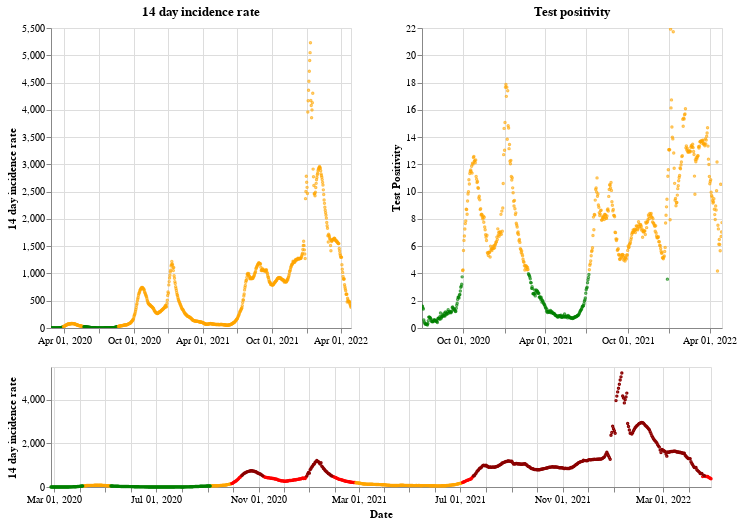

The notebook cell this image was saved under:
### Markdown cell above
## Northern Ireland

### Code cell
plot_traffic_light('Northern Ireland')

### Figure 1 — Vega-Lite specification as saved in the notebook (floating-point values rounded to 4 significant figures; data arrays with more than 128 entries replaced by an {"elided": "..."} marker saying what was removed)
{"config": {"view": {"continuousWidth": 400, "continuousHeight": 300}}, "vconcat": [{"hconcat": [{"mark": {"type": "point", "size": 2}, "encoding": {"color": {"condition": {"value": "green", "test": "(datum.twoWeeklyCasesRate <= 25)"}, "value": "orange"}, "tooltip": [{"type": "nominal", "field": "areaName"}, {"type": "temporal", "field": "date"}, {"type": "quantitative", "field": "twoWeeklyCasesRate"}, {"type": "quantitative", "field": "testPositivity"}], "x": {"type": "temporal", "axis": {"title": ""}, "field": "date", "scale": {"domain": {"selection": "DateBrush"}}, "timeUnit": "yearmonthdate"}, "y": {"type": "quantitative", "axis": {"title": "14 day incidence rate"}, "field": "twoWeeklyCasesRate"}}, "title": "14 day incidence rate", "width": 300}, {"mark": {"type": "point", "size": 2}, "encoding": {"color": {"condition": {"value": "green", "test": "(datum.testPositivity <= 4)"}, "value": "orange"}, "tooltip": [{"type": "nominal", "field": "areaName"}, {"type": "temporal", "field": "date"}, {"type": "quantitative", "field": "twoWeeklyCasesRate"}, {"type": "quantitative", "field": "testPositivity"}], "x": {"type": "temporal", "axis": {"title": ""}, "field": "date", "scale": {"domain": {"selection": "DateBrush"}}, "timeUnit": "yearmonthdate"}, "y": {"type": "quantitative", "axis": {"title": "Test Positivity"}, "field": "testPositivity"}}, "title": "Test positivity", "width": 300}]}, {"layer": [{"mark": {"type": "point", "size": 2}, "encoding": {"color": {"condition": {"value": "orange", "test": "(((datum.testPositivity < 4) && (datum.twoWeeklyCasesRate >= 50)) && (datum.twoWeeklyCasesRate < 200))"}, "value": "red"}, "opacity": {"condition": {"value": 1, "test": "((datum.twoWeeklyCasesRate >= 50) && (datum.twoWeeklyCasesRate < 500))"}, "value": 0}, "tooltip": [{"type": "nominal", "field": "areaName"}, {"type": "temporal", "field": "date"}, {"type": "quantitative", "field": "twoWeeklyCasesRate"}, {"type": "quantitative", "field": "testPositivity"}], "x": {"type": "temporal", "axis": {"title": "Date"}, "field": "date", "timeUnit": "yearmonthdate"}, "y": {"type": "quantitative", "axis": {"title": "14 day incidence rate"}, "field": "twoWeeklyCasesRate"}}, "selection": {"DateBrush": {"type": "interval", "encodings": ["x"], "fields": ["Time"]}}}, {"mark": {"type": "point", "size": 2}, "encoding": {"color": {"value": "darkred"}, "opacity": {"condition": {"value": 1, "test": "(datum.twoWeeklyCasesRate >= 500)"}, "value": 0}, "tooltip": [{"type": "nominal", "field": "areaName"}, {"type": "temporal", "field": "date"}, {"type": "quantitative", "field": "twoWeeklyCasesRate"}, {"type": "quantitative", "field": "testPositivity"}], "x": {"type": "temporal", "axis": {"title": "Date"}, "field": "date", "timeUnit": "yearmonthdate"}, "y": {"type": "quantitative", "axis": {"title": "14 day incidence rate"}, "field": "twoWeeklyCasesRate"}}}, {"mark": {"type": "point", "size": 2}, "encoding": {"color": {"condition": {"value": "green", "test": "((datum.testPositivity < 4) && (datum.twoWeeklyCasesRate < 50))"}, "value": "orange"}, "opacity": {"condition": {"value": 1, "test": "(datum.twoWeeklyCasesRate < 50)"}, "value": 0}, "tooltip": [{"type": "nominal", "field": "areaName"}, {"type": "temporal", "field": "date"}, {"type": "quantitative", "field": "twoWeeklyCasesRate"}, {"type": "quantitative", "field": "testPositivity"}], "x": {"type": "temporal", "axis": {"title": "Date"}, "field": "date", "timeUnit": "yearmonthdate"}, "y": {"type": "quantitative", "axis": {"title": "14 day incidence rate"}, "field": "twoWeeklyCasesRate"}}}], "height": 120, "width": 660}], "data": {"name": "data-250f36f7acc112ad9373c382d71ae671"}, "$schema": "https://vega.github.io/schema/vega-lite/v4.8.1.json", "datasets": {"data-250f36f7acc112ad9373c382d71ae671": {"elided": "793 records"}}}
